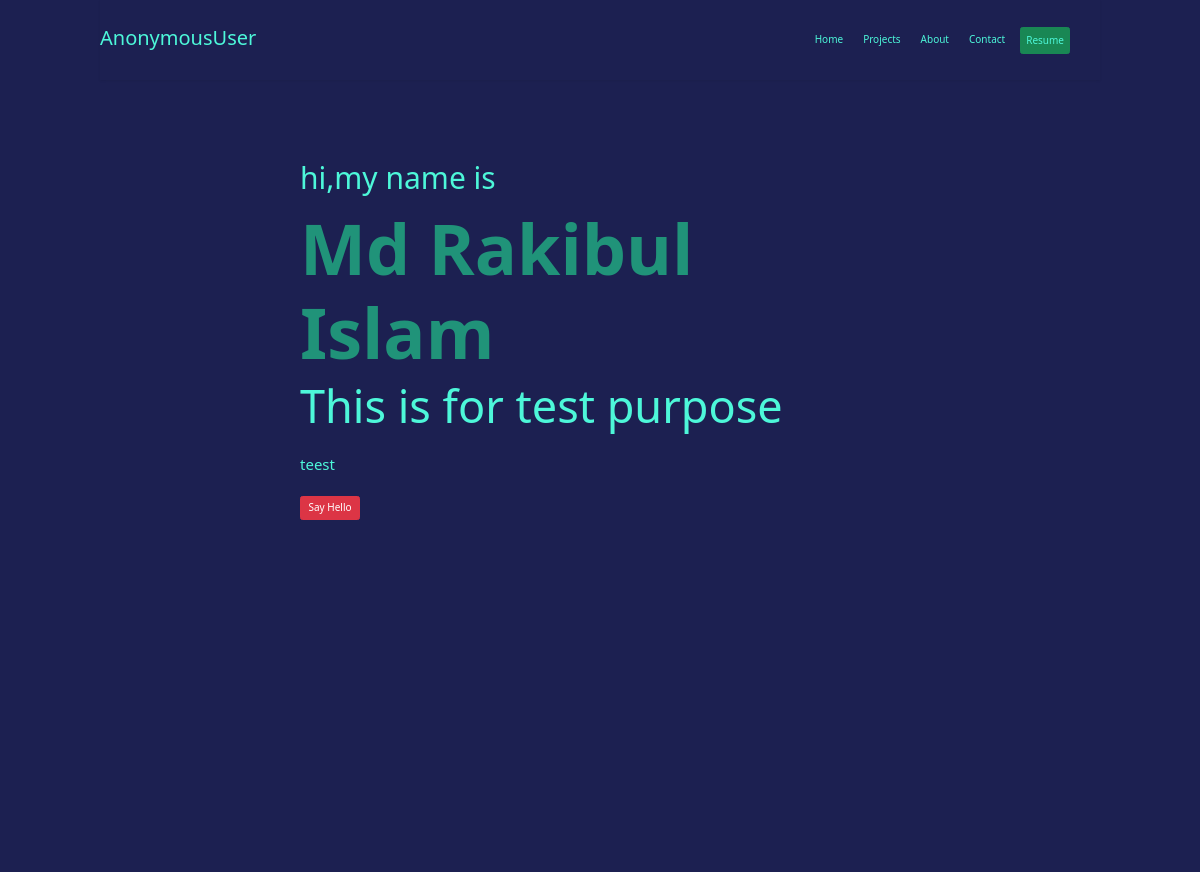
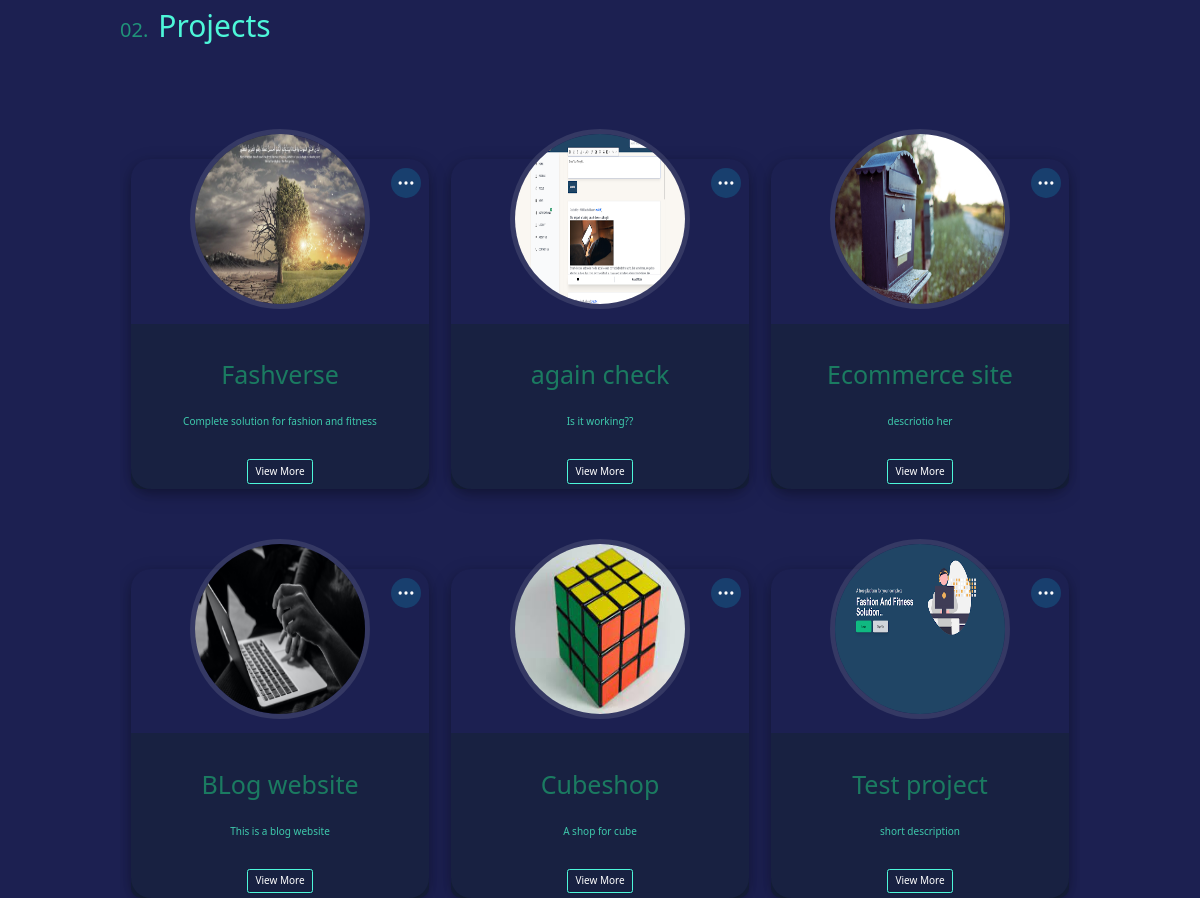
The page /md_rakibul on the database its author committed (2 pictures, top to bottom).
### EditPortfolio/models.py (models this page shows, shortened)
class heroModel(models.Model):
    username = models.CharField(max_length=100,null=True,blank=True)
    before_name = models.CharField(max_length=100,null=True,blank=True,default="Hi,my name is..")
    fullname = models.CharField(max_length=100,null=True,blank=True,default="FirstName LastName")
    before_description = models.CharField(max_length=100,null=True,blank=True,default="I create stuff for the Internet.")
    description = models.CharField(max_length=100,null=True,blank=True,default="I am a Fullstack Web Devoloper From Bangladesh.I use React + Django stack.Currently open for work 😀")
    created = models.DateTimeField(auto_now_add=True,null=True,blank=True)

class projectsModel(models.Model):
    user = models.ForeignKey(User,on_delete=models.CASCADE)
    title = models.CharField(max_length=250)
    short_description = models.CharField(max_length=250)
    full_description = FroalaField()
    image = models.ImageField(upload_to ='projects/')
    created = models.DateTimeField(auto_now_add=True)

### PublishedPortfolio/views.py (the view, shortened to what this page needs)
# urls.py: path("<str:name>",publishedView,name="published"),
def publishedView(request,name):
  user = User.objects.filter(username=name).first()
  if user:
    hero_contents = heroModel.objects.filter(username=name).first()
    hero_contents_default = heroModel.objects.filter(username="default").first()
    pmodel = projectsModel.objects.filter(user = user)
    theme = Theme.objects.filter(user=user).first()
    if hero_contents is not None:
        data = {
            "check": 1,
            'before_name': hero_contents.before_name,
            'name': hero_contents.fullname,
            'before_description': hero_contents.before_description,
            'description': hero_contents.description,
        }
    return render(request, "published/index.html", context={
        'data': data,
        'projects' : pmodel,
        'theme':theme
    })
  else:
    return HttpResponse("User dont exists,please create a account")

### templates/published/index.html (shortened to what this page needs)
{% extends "base.html" %}
 {% load static %}
 {% block css %}
<link rel="stylesheet" href="{% static 'css/navbar.css' %}" type="text/css" />
<link
  rel="stylesheet"
  href="{% static 'css/edit/edit.css' %}"
  type="text/css"
/>
{% endblock %}
  {% block content %}
  <div style="background: {{color}};"  class="background_full">
    {% include "navbar/navbar.html" %}
     {% include "Hero/hero.html" with data=data %}
     {% include "projects/projects_container.html" with form=form %}
  </div>
{% endblock %}

### templates/Hero/hero.html (shortened to what this page needs)
<section id="hero_container">
<div class="port_hero" id="home">
  <div class="hero_left">
    <h3 id="main_before_name">{{data.before_name}}</h3>
    <h2 id="main_name">{{data.name}}</h2>
    <h4 id="main_before_desc">{{data.before_description}}</h4>
    <p id="main_desc">
      {{data.description}}
    </p>
    <button class="btn btn-danger">Say Hello</button>
  </div>
</div>
</section>

### templates/projects/project.html (shortened to what this page needs)
{%load static%}
<div
  class="card__container position-relative project"
  id="project_{{project.id}}"
>
  <div id="more_{{project.id}}" onclick="openMore('{{project.id}}')" class="">
  </div>
  <div class="position-absolute its_back"></div>
  <div class="card__image">
    <img src="{{project.image.url}}" alt="Not Found" />
  </div>
  <div class="card__header">
    <h1>{{project.title}}</h1>
  </div>
  <div class="card__desc"><p>{{project.short_description }}</p></div>
  <div
    class="btn btn-outline-success view_more"
    onclick="showProject('{{project.id}}')"
  >
    View More
  </div>
</div>

### static/css/index.css (style rules this page uses)
:root { --transition: all 0.25s cubic-bezier(0.645, 0.045, 0.355, 1); --white : #DDDDDD; --dark : #222831; --navy-dark:#30475E; --pink-red:#F05454; --font-mono: "SF Mono", "Fira Code", "Fira Mono", "Roboto Mono", monospace; --font-sans: "Calibre","San Francisco","SF Pro Text",-apple-system,system-ui,sans-serif; }
html { font-size: 62.5%; font-family: var(--font-mono); scroll-behavior: smooth; }
.background_full { width: 100%; height: auto; overflow-y: hidden; }

### static/css/Hero/hero.css (style rules this page uses)
#hero_container { width: 100vw; height: 100vh; }
.port_hero { height: auto; min-height: 100vh; width: auto; min-width: 50vw; display: flex; margin: 0 30rem; }
.hero_left { margin-top: 1rem; }
.port_hero h3 { color: var(--white); font-size: 3rem; margin-top: 7rem; font-style: var(--font-mono); }
.port_hero h2 { font-size: clamp(5rem, 7rem, 10rem); font-style: var(--font-sans); margin-top: 1rem; color: var(--pink-red); font-weight: bold; }
.port_hero h4 { font-size: 4.5rem ; color: var(--white); }
.port_hero p { font-size: 1.5rem; color: var(--white); max-width: 45rem; margin: 2rem 0; }

### static/css/projects/projects.css (style rules this page uses)
.card__container { display: flex; flex-direction: column; color: antiquewhite; align-items: center; width: 31%; margin: 4% 1%; box-shadow: 0 4px 8px 0 rgba(0, 0, 0, 0.2), 0 6px 20px 0 rgba(0, 0, 0, 0.19); height: auto; border-radius: 2rem; justify-content: center; transition: 0.5s ease-in-out; }
.card__header { color: var(--pink-red); font-size:1rem; }
.card__desc { text-align: center; width: 70%; color: var(--white); margin: 2rem 0; }
.card__image { width: 20rem; height: 20rem; display: flex; justify-content: center; align-items: center; position: relative; }
.card__image img { transform: translateY(-4rem); transition: 0.5s ease-in-out; border-radius: 50%; border-radius: 50%; width: 18rem; height: 18rem; border: 5px solid #ffffff1c; }
.its_back { background: #0D260D38; width: 100%; height: 16.5rem; bottom: 0; border-radius: 0 0 10px 10px; z-index: 0; }
.view_more { z-index: 10; color: white; border: 1px solid var(--white); margin-bottom: 5px; }
.more_option { color: white; top: 9px; right: 8px; position: absolute; border-radius: 50%; width: 30px; height: 30px; background: #09bce633; padding: 5px; z-index: 20; }
@media (min-width: 850px) and (max-width: 1200px) { .card__container { min-width: 30%; margin: auto; margin-top: 8rem; } }

### static/css/background_color/bg.css (style rules this page uses)
body { background-color: var(--navy-dark); }

### rows shown on the page
heroModel: before_name "hi,my name is", name "Md Rakibul Islam", before_description "This is for test purpose", description "teest"
projectsModel: image (picture), title "Fashverse", short_description "Complete solution for fashion and fitness"
projectsModel: image (picture), title "again check", short_description "Is it working??"
projectsModel: image (picture), title "Ecommerce site", short_description "descriotio her"
projectsModel: image (picture), title "BLog website", short_description "This is a blog website"
projectsModel: image (picture), title "Cubeshop", short_description "A shop for cube"
projectsModel: image (picture), title "Test project", short_description "short description"

### other values the page prints
{{ request.user }} "AnonymousUser"
